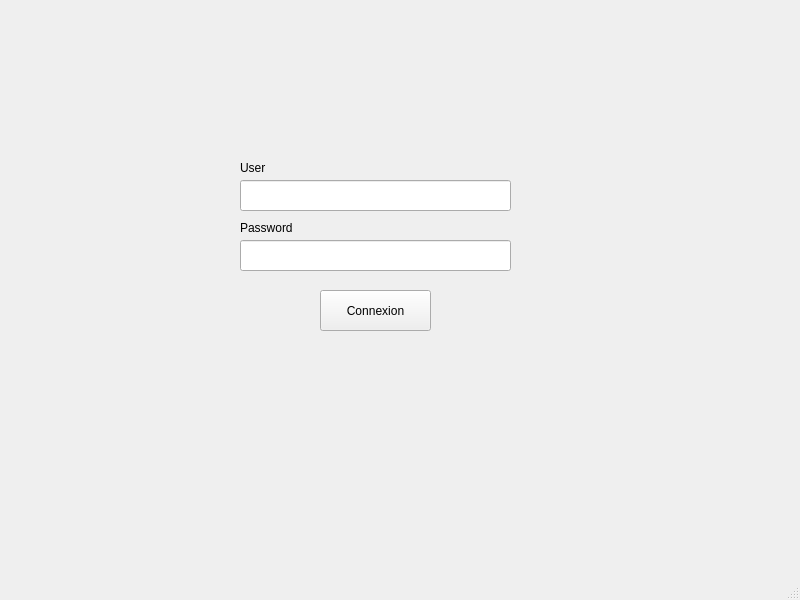
<?xml version="1.0" encoding="UTF-8"?>
<ui version="4.0">
 <class>MainWindow</class>
 <widget class="QMainWindow" name="MainWindow">
  <property name="geometry">
   <rect>
    <x>0</x>
    <y>0</y>
    <width>800</width>
    <height>600</height>
   </rect>
  </property>
  <property name="windowTitle">
   <string>MainWindow</string>
  </property>
  <widget class="QWidget" name="centralwidget">
   <widget class="QPushButton" name="pushButton">
    <property name="geometry">
     <rect>
      <x>320</x>
      <y>290</y>
      <width>111</width>
      <height>41</height>
     </rect>
    </property>
    <property name="text">
     <string>Connexion</string>
    </property>
   </widget>
   <widget class="QLabel" name="label">
    <property name="geometry">
     <rect>
      <x>240</x>
      <y>160</y>
      <width>81</width>
      <height>16</height>
     </rect>
    </property>
    <property name="text">
     <string>User</string>
    </property>
   </widget>
   <widget class="QLabel" name="label_2">
    <property name="geometry">
     <rect>
      <x>240</x>
      <y>220</y>
      <width>81</width>
      <height>16</height>
     </rect>
    </property>
    <property name="text">
     <string>Password</string>
    </property>
   </widget>
   <widget class="QLineEdit" name="lineEdit_username">
    <property name="geometry">
     <rect>
      <x>240</x>
      <y>180</y>
      <width>271</width>
      <height>31</height>
     </rect>
    </property>
    <property name="text">
     <string/>
    </property>
   </widget>
   <widget class="QLineEdit" name="lineEdit_password">
    <property name="geometry">
     <rect>
      <x>240</x>
      <y>240</y>
      <width>271</width>
      <height>31</height>
     </rect>
    </property>
    <property name="text">
     <string/>
    </property>
   </widget>
  </widget>
  <widget class="QMenuBar" name="menubar">
   <property name="geometry">
    <rect>
     <x>0</x>
     <y>0</y>
     <width>800</width>
     <height>22</height>
    </rect>
   </property>
  </widget>
  <widget class="QStatusBar" name="statusbar"/>
 </widget>
 <resources/>
 <connections>
  <connection>
   <sender>pushButton</sender>
   <signal>clicked()</signal>
   <receiver>MainWindow</receiver>
   <slot>on_pushButton_login_clicked()</slot>
   <hints>
    <hint type="sourcelabel">
     <x>375</x>
     <y>332</y>
    </hint>
    <hint type="destinationlabel">
     <x>399</x>
     <y>299</y>
    </hint>
   </hints>
  </connection>
 </connections>
 <slots>
  <slot>on_pushButton_login_clicked()</slot>
 </slots>
</ui>
